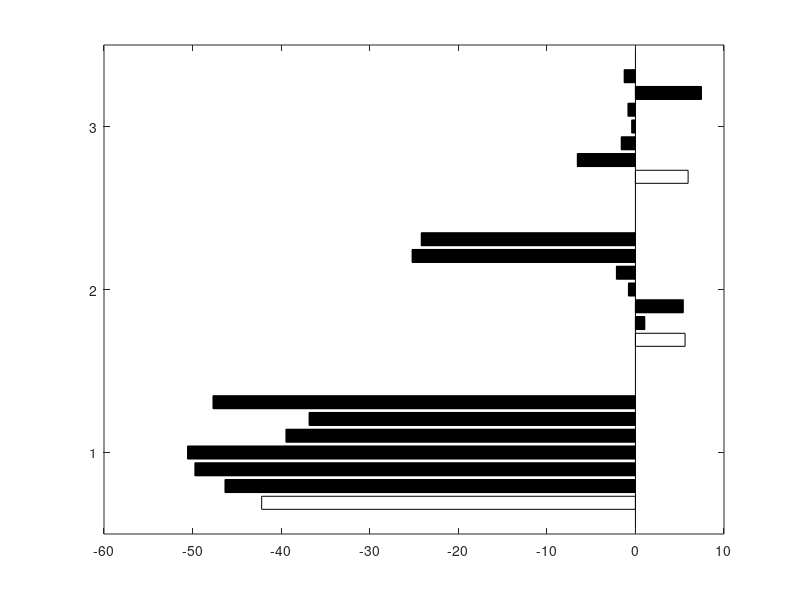

Reproduce this figure in MATLAB. (Note: this script raises an error after producing the figure.)

node1 = [-0.42198713
-0.463429838
-0.497402523
-0.505704111
-0.394605494
-0.368467026
-0.476964333];

node2 = [0.0560442
0.010580917
0.054104631
-0.007924845
-0.021493135
-0.252143974
-0.241802624];

node3 = [0.059472534
-0.065604813
-0.016024974
-0.004294585
-0.00845766
0.074576487
-0.012733616];



y = [node1';node2';node3'];
%y = [factorial';resize']

% plot cold start
f1 = figure;
x = [128 192 256];

b = barh(y*100,'facecolor', 'flat')
hold on

%-----label value

xtips1 = b(1).YEndPoints + 0.3;
for i=1:3
    if (xtips1(i)<0)
        xtips1(i) = xtips1(i) -2.5;
    end
end
ytips1 = b(1).XEndPoints;
labels1 = string(round(b(1).YData,1));
text(xtips1,ytips1,labels1,'VerticalAlignment','middle')

xtips2 = b(2).YEndPoints + 0.3;
for i=1:3
    if (xtips2(i)<0)
        xtips2(i) = xtips2(i) -2.5;
    end
end
ytips2 = b(2).XEndPoints;
labels2 = string(round(b(2).YData,1));
text(xtips2,ytips2,labels2,'VerticalAlignment','middle')

xtips1 = b(3).YEndPoints + 0.3;
for i=1:3
    if (xtips1(i)<0)
        xtips1(i) = xtips1(i) -2.5;
    end
end
ytips1 = b(3).XEndPoints;
labels1 = string(round(b(3).YData,1));
text(xtips1,ytips1,labels1,'VerticalAlignment','middle')

xtips2 = b(4).YEndPoints + 0.3;
for i=1:3
    if (xtips2(i)<0)
        xtips2(i) = xtips2(i) -2.5;
    end
end
ytips2 = b(4).XEndPoints;
labels2 = string(round(b(4).YData,1));
text(xtips2,ytips2,labels2,'VerticalAlignment','middle')

xtips1 = b(5).YEndPoints + 0.3;
for i=1:3
    if (xtips1(i)<0)
        xtips1(i) = xtips1(i) -2.5;
    end
end
ytips1 = b(5).XEndPoints;
labels1 =string(round(b(5).YData,1));
text(xtips1,ytips1,labels1,'VerticalAlignment','middle')

xtips2 = b(6).YEndPoints + 0.3;
for i=1:3
    if (xtips2(i)<0)
        xtips2(i) = xtips2(i) -2.5;
    end
end
ytips2 = b(6).XEndPoints;
labels2 = string(round(b(6).YData,1));
text(xtips2,ytips2,labels2,'VerticalAlignment','middle')

xtips2 = b(7).YEndPoints + 0.3
for i=1:3
    if (xtips2(i)<0)
        xtips2(i) = xtips2(i) -2.5;
    end
end
    
ytips2 = b(7).XEndPoints;
labels2 = string(round(b(7).YData,1));
text(xtips2,ytips2,labels2,'VerticalAlignment','middle')



%-----label memory

xtips1 = b(7).YEndPoints + 0.3;
for i=1:3
    if (xtips1(i)<0)
        xtips1(i) = 0+ 0.3;
    elseif (xtips1(i)>0)
        xtips1(i) = -3.5;
    end
end
ytips1 = b(7).XEndPoints;
labels1 = '512 MB';
text(xtips1,ytips1,labels1,'VerticalAlignment','middle')

xtips2 = b(6).YEndPoints + 0.3;
for i=1:3
    if (xtips2(i)<0)
        xtips2(i) = 0+ 0.3;
    elseif (xtips2(i)>0)
        xtips2(i) = -3.5;
    end
end
ytips2 = b(6).XEndPoints;
labels2 = '458 MB';
text(xtips2,ytips2,labels2,'VerticalAlignment','middle')

xtips1 = b(5).YEndPoints + 0.3;
for i=1:3
    if (xtips1(i)<0)
        xtips1(i) = 0+ 0.3;
    elseif (xtips1(i)>0)
        xtips1(i) = -3.5;
    end
end
ytips1 = b(5).XEndPoints;
labels1 = '384 MB';
text(xtips1,ytips1,labels1,'VerticalAlignment','middle')

xtips2 = b(4).YEndPoints + 0.3;
for i=1:3
    if (xtips2(i)<0)
        xtips2(i) = 0+ 0.3;
    elseif (xtips2(i)>0)
        xtips2(i) = -3.5;
    end
end
ytips2 = b(4).XEndPoints;
labels2 = '320 MB';
text(xtips2,ytips2,labels2,'VerticalAlignment','middle')

xtips1 = b(3).YEndPoints + 0.3;
for i=1:3
    if (xtips1(i)<0)
        xtips1(i) = 0+ 0.3;
    elseif (xtips1(i)>0)
        xtips1(i) = -3.5;
    end
end
ytips1 = b(3).XEndPoints;
labels1 = '256 MB';
text(xtips1,ytips1,labels1,'VerticalAlignment','middle')

xtips2 = b(2).YEndPoints + 0.3;
for i=1:3
    if (xtips2(i)<0)
        xtips2(i) = 0+ 0.3;
    elseif (xtips2(i)>0)
        xtips2(i) = -3.5;
    end
end
ytips2 = b(2).XEndPoints;
labels2 = '192 MB';
text(xtips2,ytips2,labels2,'VerticalAlignment','middle')

xtips2 = b(1).YEndPoints + 0.3;
for i=1:3
    if (xtips2(i)<0)
        xtips2(i) = 0+ 0.3;
    elseif (xtips2(i)>0)
        xtips2(i) = -3.5;
    end
end
    
ytips2 = b(1).XEndPoints;
labels2 = '128 MB';
text(xtips2,ytips2,labels2,'VerticalAlignment','middle')





b(1).FaceColor = [ 20 20 20]/255; 
b(2).FaceColor =      [47 79 79] / 255;
b(3).FaceColor  =      [112 128 144] / 255;
b(4).FaceColor  =      [105 105 105] / 255;
b(5).FaceColor  =      [169 169 169] / 255;
b(6).FaceColor    =    [192 192 192] / 255;
b(7).FaceColor   =     [220 220 220] / 255;


ax = gca;
ax.YGrid = 'on';


set(gca, 'YTickLabel',{'Factorial','Mid size','Large Size', },'FontSize',15,'TickLength',[0 0])

set(gca,'xtick',(-60:10:20),'FontSize',15)
xlim([-60, 20]);

title('Cold Start Improvement of The Image Container NodeJS (Average)','FontSize',18);
xlabel('Improvement (%)','FontSize',18);

f1.Position = [0 0 1200 700]; 
print('node_all','-depsc')




